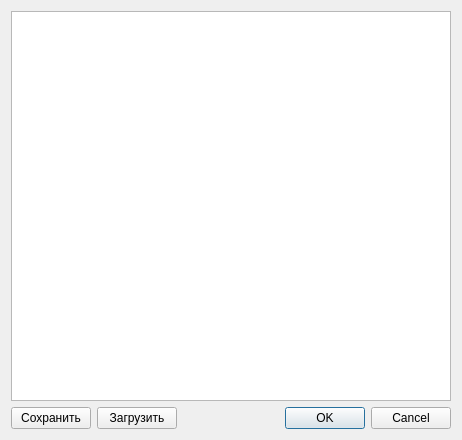
<?xml version="1.0" encoding="UTF-8"?>
<ui version="4.0">
 <class>CBasePointSelect</class>
 <widget class="QDialog" name="CBasePointSelect">
  <property name="geometry">
   <rect>
    <x>0</x>
    <y>0</y>
    <width>462</width>
    <height>440</height>
   </rect>
  </property>
  <property name="windowTitle">
   <string>Dialog</string>
  </property>
  <layout class="QVBoxLayout" name="verticalLayout">
   <item>
    <widget class="QTableWidget" name="tableWidget"/>
   </item>
   <item>
    <layout class="QHBoxLayout" name="horizontalLayout">
     <item>
      <widget class="QPushButton" name="saveList">
       <property name="text">
        <string>Сохранить</string>
       </property>
      </widget>
     </item>
     <item>
      <widget class="QPushButton" name="loadList">
       <property name="text">
        <string>Загрузить</string>
       </property>
      </widget>
     </item>
     <item>
      <widget class="QDialogButtonBox" name="buttonBox">
       <property name="orientation">
        <enum>Qt::Horizontal</enum>
       </property>
       <property name="standardButtons">
        <set>QDialogButtonBox::Cancel|QDialogButtonBox::Ok</set>
       </property>
      </widget>
     </item>
    </layout>
   </item>
  </layout>
 </widget>
 <resources/>
 <connections>
  <connection>
   <sender>buttonBox</sender>
   <signal>accepted()</signal>
   <receiver>CBasePointSelect</receiver>
   <slot>accept()</slot>
   <hints>
    <hint type="sourcelabel">
     <x>248</x>
     <y>254</y>
    </hint>
    <hint type="destinationlabel">
     <x>157</x>
     <y>274</y>
    </hint>
   </hints>
  </connection>
  <connection>
   <sender>buttonBox</sender>
   <signal>rejected()</signal>
   <receiver>CBasePointSelect</receiver>
   <slot>reject()</slot>
   <hints>
    <hint type="sourcelabel">
     <x>316</x>
     <y>260</y>
    </hint>
    <hint type="destinationlabel">
     <x>286</x>
     <y>274</y>
    </hint>
   </hints>
  </connection>
 </connections>
</ui>
